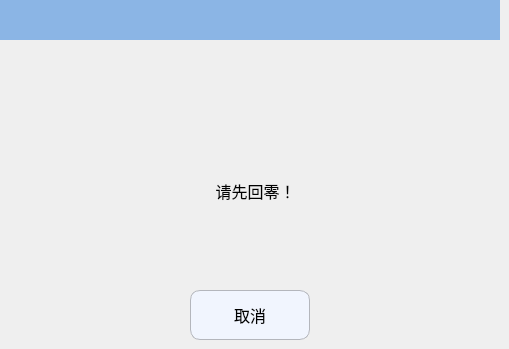
   <widget class="QWidget" name="page_5">
    <widget class="QLabel" name="label_22">
     <property name="geometry">
      <rect>
       <x>0</x>
       <y>0</y>
       <width>500</width>
       <height>40</height>
      </rect>
     </property>
     <property name="minimumSize">
      <size>
       <width>500</width>
       <height>40</height>
      </size>
     </property>
     <property name="maximumSize">
      <size>
       <width>500</width>
       <height>30</height>
      </size>
     </property>
     <property name="font">
      <font>
       <pointsize>16</pointsize>
      </font>
     </property>
     <property name="styleSheet">
      <string notr="true">QLabel{background-color:#8BB5E5;}</string>
     </property>
     <property name="text">
      <string/>
     </property>
     <property name="alignment">
      <set>Qt::AlignCenter</set>
     </property>
    </widget>
    <widget class="QLabel" name="label_23">
     <property name="geometry">
      <rect>
       <x>230</x>
       <y>70</y>
       <width>40</width>
       <height>40</height>
      </rect>
     </property>
     <property name="minimumSize">
      <size>
       <width>40</width>
       <height>40</height>
      </size>
     </property>
     <property name="maximumSize">
      <size>
       <width>40</width>
       <height>40</height>
      </size>
     </property>
     <property name="text">
      <string/>
     </property>
     <property name="pixmap">
      <pixmap resource="../resource.qrc">:/RunPage/runpage_images/alarm.png</pixmap>
     </property>
    </widget>
    <widget class="QPushButton" name="Btn_back0Cancel">
     <property name="geometry">
      <rect>
       <x>190</x>
       <y>290</y>
       <width>120</width>
       <height>50</height>
      </rect>
     </property>
     <property name="minimumSize">
      <size>
       <width>120</width>
       <height>50</height>
      </size>
     </property>
     <property name="maximumSize">
      <size>
       <width>120</width>
       <height>50</height>
      </size>
     </property>
     <property name="font">
      <font>
       <pointsize>12</pointsize>
      </font>
     </property>
     <property name="styleSheet">
      <string notr="true">QPushButton
{
    background-color:#F1F5FE;
    border-style:solid; /*边框风格*/
    border-width:1px;/*边框宽度*/
    border-color:#B4B6BC; /*边框颜色*/
    border-radius:10px; /*边框倒角*/
}
QPushButton:pressed
{
    border-style:outset; /*边框风格*/
    background-color:qlineargradient(x1: 0, y1: 0, x2: 0, y2: 1, stop:0 #00befa, stop: 1 #0160ea);/*背景色*/
    border-width:1px;/*边框宽度*/
    border-color:#0055ff; /*边框颜色*/
    border-radius:10px; /*边框倒角*/
}</string>
     </property>
     <property name="text">
      <string>取消</string>
     </property>
     <property name="icon">
      <iconset resource="../resource.qrc">
       <normaloff>:/ManualPage/manualpage_images/cancel.png</normaloff>:/ManualPage/manualpage_images/cancel.png</iconset>
     </property>
     <property name="iconSize">
      <size>
       <width>30</width>
       <height>30</height>
      </size>
     </property>
    </widget>
    <widget class="QLabel" name="label_tip2_3">
     <property name="geometry">
      <rect>
       <x>120</x>
       <y>170</y>
       <width>271</width>
       <height>41</height>
      </rect>
     </property>
     <property name="font">
      <font>
       <pointsize>12</pointsize>
      </font>
     </property>
     <property name="text">
      <string>请先回零！</string>
     </property>
     <property name="alignment">
      <set>Qt::AlignCenter</set>
     </property>
    </widget>
   </widget>
